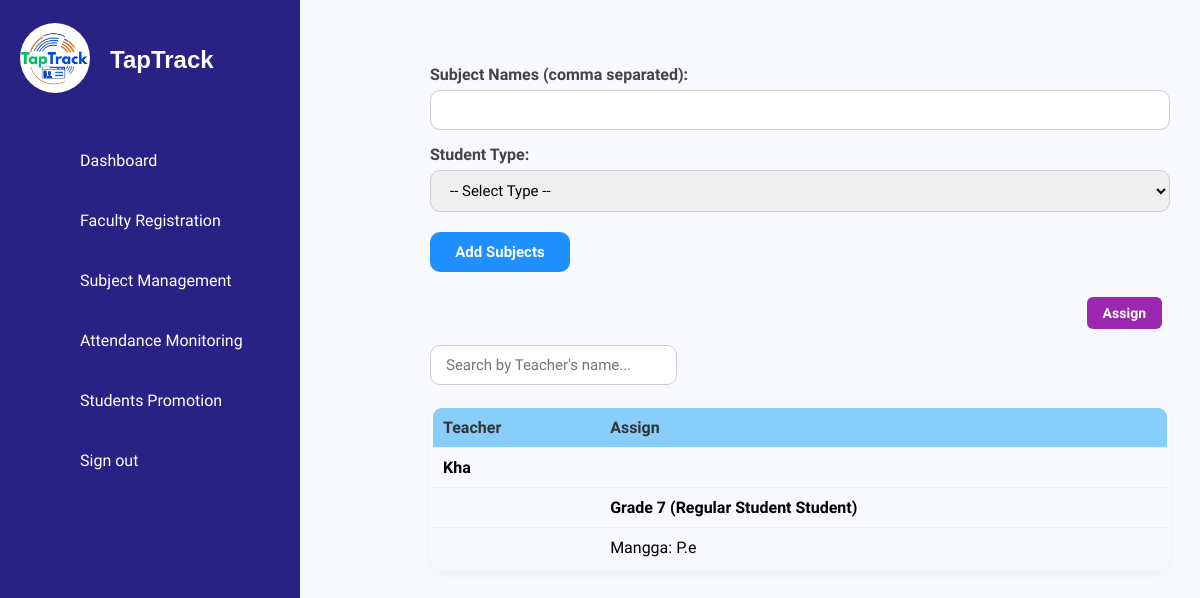
Page /subject_management.php on the committed database.
### tables this page shows
CREATE TABLE `assign` (
  `id` int(11) NOT NULL,
  `teacher_id` int(11) NOT NULL,
  `subject_id` int(11) NOT NULL,
  `grade_level` int(11) NOT NULL,
  `section` varchar(100) NOT NULL,
  `assigned_at` timestamp NOT NULL DEFAULT current_timestamp(),
  `created_at` timestamp NOT NULL DEFAULT current_timestamp(),
  `student_type` varchar(255) DEFAULT NULL
);

CREATE TABLE `faculty` (
  `id` int(11) NOT NULL,
  `teacher_id` varchar(6) NOT NULL,
  `name` varchar(100) NOT NULL,
  `email` varchar(100) NOT NULL,
  `contact` varchar(20) DEFAULT NULL,
  `dob` date NOT NULL,
  `password` varchar(255) NOT NULL
);

### subject_management.php (the view, shortened to what this page needs)
<!DOCTYPE html>
<html lang="en">
<head>
  <link rel="stylesheet" href="assets/css/style.css"/>
  <link rel="stylesheet" href="assets/css/subject.css"/>
  <link rel="stylesheet" href="assets/css/assign.css"/>
</head>
<body>
<?php include('sidebar.php'); ?>
<div class="subject-manager">
  <div class="subject-card">
    <form method="POST" action="">
      <label>Subject Names (comma separated):</label>
      <input type="text" name="subject_names" required />
                <label>Student Type:</label>
                <select name="student_type" required>
                    <option value="">-- Select Type --</option>
                </select>
      <input type="submit" name="add_subject" class="subject-btn" value="Add Subjects" />
    </form>
  </div>
  <div style="display: flex; justify-content: flex-end; margin-bottom: 10px;">
    <button class="assign-btn" data-subject-id="0" style="background-color: #9C27B0;">Assign</button>
  </div>
<div class="search-container">
  <div class="left-search">
    <form id="searchForm" onsubmit="return false;">
      <input type="text" id="searchInput" placeholder="Search by Teacher's name..." onkeyup="searchStudent()" />
    </form>
  </div>
</div>
<table class="subject-table">
  <thead>
    <tr>
      <th>Teacher</th>
      <th>Assign</th>
    </tr>
  </thead>
  <tbody id="teacherTableBody">
    <?php
    include 'db_connection.php';
    $sectionTypes = [];
    $sectionTypeQuery = $conn->query("SELECT section, student_type FROM students GROUP BY section, student_type");
    while ($row = $sectionTypeQuery->fetch_assoc()) {
        $sectionTypes[$row['section']] = ucfirst($row['student_type']) . " Student";
    }
    $result = $conn->query("
      SELECT
        faculty.name AS teacher_name,
        assign.grade_level,
        assign.section,
        subjects.subject_name
      FROM assign
      JOIN faculty ON assign.teacher_id = faculty.id
      JOIN subjects ON assign.subject_id = subjects.id
      ORDER BY faculty.name, assign.grade_level, assign.section, subjects.subject_name
    ");
    $assignments = [];
    while ($row = $result->fetch_assoc()) {
        $teacher = $row['teacher_name'];
        $gradeLevel = $row['grade_level'];
        $section = $row['section'];
        $subject = $row['subject_name'];
        $studentTypeLabel = $sectionTypes[$section] ?? 'Unknown Student';
        $gradeGroup = "Grade $gradeLevel ($studentTypeLabel)";
        if (!in_array($subject, $assignments[$teacher][$gradeGroup][$section] ?? [])) {
            $assignments[$teacher][$gradeGroup][$section][] = $subject;
        }
    }
    foreach ($assignments as $teacher => $gradeGroups) {
        echo "<tr class='teacher-row'><td><strong>$teacher</strong></td><td></td></tr>";
        foreach ($gradeGroups as $gradeGroup => $sections) {
            echo "<tr class='sub-row'><td></td><td><strong>$gradeGroup</strong></td></tr>";
            foreach ($sections as $sectionName => $subjects) {
                $subjectList = implode(', ', $subjects);
                echo "<tr class='sub-row'><td></td><td>$sectionName: $subjectList</td></tr>";
            }
        }
    }
    ?>
  </tbody>
</table>
</div>
</body>
</html>

### assets/css/style.css (style rules this page uses)
* { font-family: 'Ubuntu', sans-serif; margin: 0; padding: 0; box-sizing: border-box; }
:root { --blue: #2a2185; --white: #fff; --gray: #f5f5f5; --black1: #222; --black2: #999; }
body { min-height: 100vh; overflow-x: hidden; }
.search-container { display: flex; justify-content: space-between; align-items: flex-start; margin-bottom: 15px; flex-wrap: wrap; gap: 5px; }
.search-container input { width: 200px; padding: 8px; border: 1px solid #ccc; border-radius: 5px; font-size: 14px; }
.left-search { display: flex; gap: 10px; }

### assets/css/subject.css (style rules this page uses)
body { font-family: 'Segoe UI', Tahoma, Geneva, Verdana, sans-serif; background-color: #f8f9fc; }
.subject-manager { margin-left: 400px; padding: 30px; max-width: 1000px; padding-top: 50px; }
label { font-weight: 600; color: #444; display: block; margin-top: 15px; }
input[type="text"], select { width: 100%; padding: 10px 15px; border: 1px solid #ccc; border-radius: 10px; margin-top: 6px; font-size: 15px; }
input[type="submit"], .assign-btn { margin-top: 20px; background-color: #1e90ff; color: #fff; border: none; padding: 10px 18px; font-size: 15px; font-weight: bold; border-radius: 10px; cursor: pointer; transition: background 0.3s ease; text-decoration: none; display: inline-block; }
table { margin-top: 20px; width: 100%; border-collapse: collapse; border-radius: 12px; overflow: hidden; box-shadow: 0 4px 10px rgba(0, 0, 0, 0.04); border-style: solid; border-color:black; }
th, td { text-align: left; padding: 10px 10px; border-bottom: 1px solid #eee; }
th { background-color: lightskyblue; color: #333; }
.assign-btn { background-color: #4CAF50; color: white; font-weight: bold; cursor: pointer; }
.subject-btn { display: inline-flex; align-items: center; justify-content: center; padding: 8px 16px; height: 40px; font-size: 14px; font-weight: 600; text-decoration: none; border-radius: 6px; color: #fff; background-color: #4CAF50; margin: 5px 8px 5px 0; transition: background-color 0.3s ease; min-width: 140px; box-sizing: border-box; }
.assign-btn { background-color: #9C27B0; color: #fff; padding: 8px 16px; margin-right: 8px; border: none; border-radius: 6px; font-size: 14px; cursor: pointer; transition: background-color 0.3s ease; }

### rows in the picture
assign: teacher.name "Kha", gradeGroup "Grade 7 (Regular Student Student)", sectionName "Mangga", subjectList "P.e"
